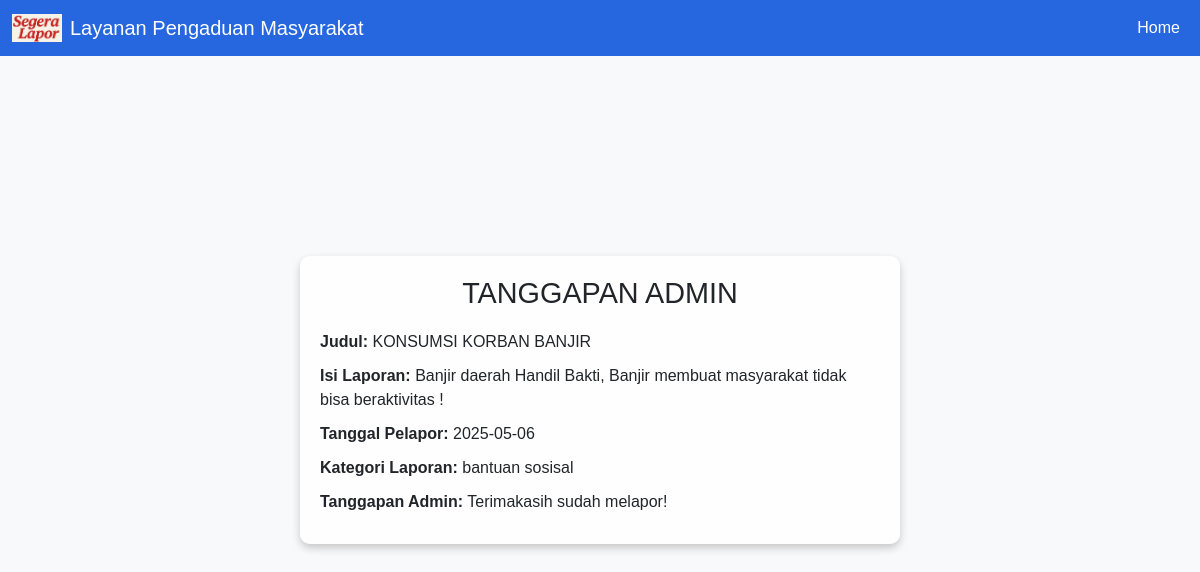
Page /userproject/tanggapan_admin.php?id=12 on the committed database.
### tables this page shows
CREATE TABLE `pengaduan` (
  `id_pengaduan` int NOT NULL,
  `judul` varchar(255) NOT NULL,
  `isi_laporan` varchar(255) NOT NULL,
  `tanggal_pelapor` date NOT NULL,
  `kategori_laporan` varchar(255) NOT NULL,
  `tanggapan` text
);

### userproject/tanggapan_admin.php (the view, shortened to what this page needs)
<?php
require 'admin/koneksi.php';
$id = intval($_GET['id']);
$query = "SELECT * FROM pengaduan WHERE id_pengaduan = $id";
$result = mysqli_query($conn, $query);
$show = mysqli_fetch_assoc($result);
?>
<!doctype html>
<html lang="en">
  <head>
    <link href="https://cdn.jsdelivr.net/npm/bootstrap@5.3.3/dist/css/bootstrap.min.css" rel="stylesheet">
  </head>
  <body>
 <nav class="navbar navbar-expand-lg navbar-dark fixed-top" style="background-color :rgb(38, 102, 222);">
    <div class="container-fluid">
        <a class="navbar-brand d-flex align-items-center" href="#">
            <img src="img/logo.png" alt="Logo" style="width: 50px;">
            <span class="ms-2" style="color: white;">Layanan Pengaduan Masyarakat</span>
        </a>
        <div class="collapse navbar-collapse" id="navbarNavAltMarkup">
            <div class="navbar-nav ms-auto">
                <a class="nav-link active" aria-current="page" href="index.php">Home</a>
            </div>
        </div>
    </div>
</nav>
    <div class="detail-container">
      <h1 class="text-center">TANGGAPAN ADMIN</h1>
      <div class="detail-item"><strong>Judul:</strong> <?= htmlspecialchars($show['judul']); ?></div>
      <div class="detail-item"><strong>Isi Laporan:</strong> <?= htmlspecialchars($show['isi_laporan']); ?></div>
      <div class="detail-item"><strong>Tanggal Pelapor:</strong> <?= htmlspecialchars($show['tanggal_pelapor']); ?></div>
      <div class="detail-item"><strong>Kategori Laporan:</strong> <?= htmlspecialchars($show['kategori_laporan']); ?></div>
      <div class="detail-item"><strong>Tanggapan Admin:</strong> <?= !empty($show['tanggapan']) ? nl2br(htmlspecialchars($show['tanggapan'])) : '**Belum ada tanggapan**' ?></div>
    </div>
  </body>
</html>

### userproject/tanggapan_admin.php (style rules this page uses)
body { display: flex; justify-content: center; align-items: center; min-height: 100vh; margin: 0; background-color: #f8f9fa; font-family: 'Arial', sans-serif; background-size: cover; background-position: center; background-repeat: no-repeat; height: 100vh; }
.detail-container { background-color: white; padding: 20px; border-radius: 10px; box-shadow: 0 4px 8px rgba(0, 0, 0, 0.2); width: 90%; max-width: 600px; background-color: rgba(255, 255, 255, 0.8); backdrop-filter: blur(10px); }
h1 { font-size: 1.8rem; margin-bottom: 20px; }
.detail-item { margin-bottom: 10px; }

### rows in the picture
pengaduan: judul "KONSUMSI KORBAN BANJIR", isi_laporan "Banjir daerah Handil Bakti, Banjir membuat masyarakat tidak bisa beraktivitas !", tanggal_pelapor "2025-05-06", kategori_laporan "bantuan sosisal", tanggapan "Terimakasih sudah melapor!"
